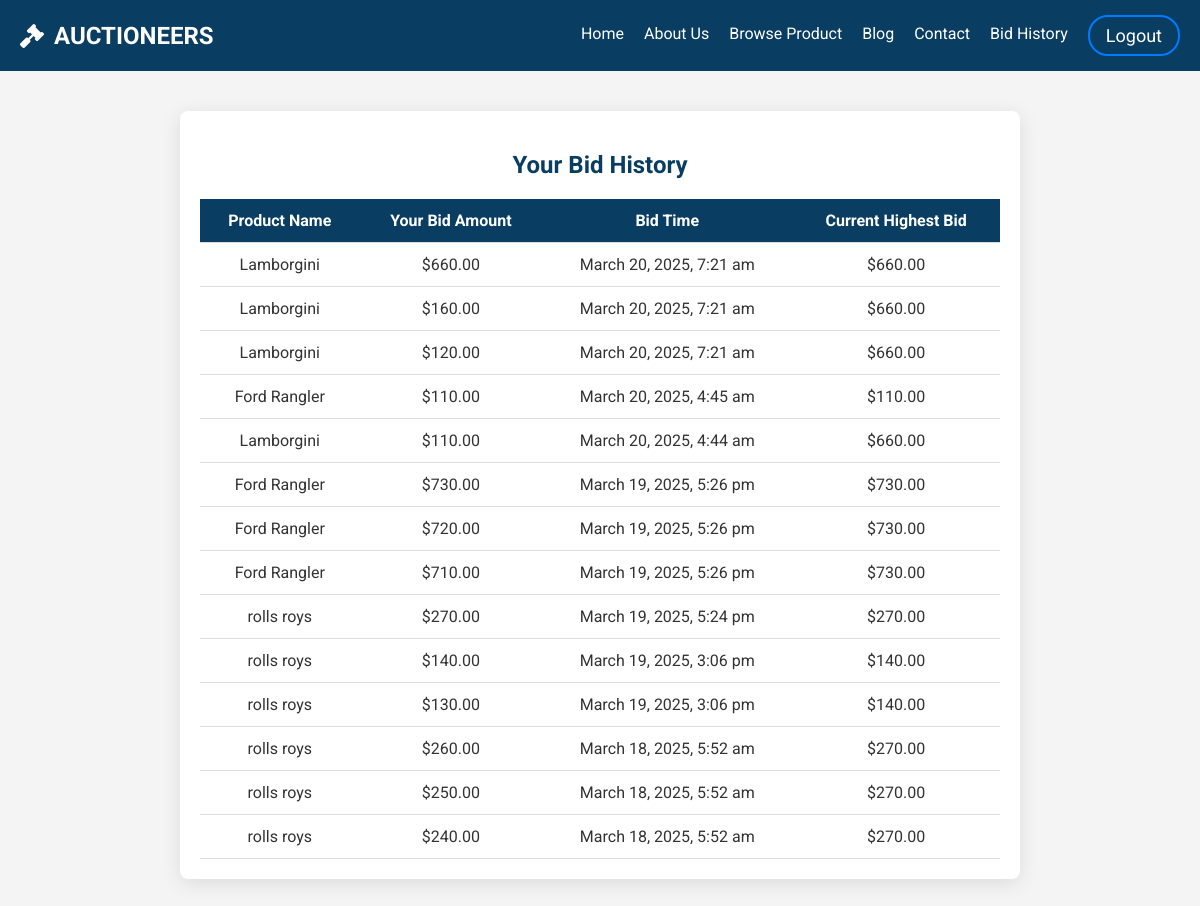
The app's page /bid_history.php (signed in) with its own data.
### tables this page shows
CREATE TABLE `bid` (
  `id` int(11) NOT NULL,
  `product_id` int(11) NOT NULL,
  `user_id` int(11) NOT NULL,
  `bid_amount` decimal(10,2) NOT NULL,
  `bid_time` timestamp NOT NULL DEFAULT current_timestamp()
);

CREATE TABLE `products` (
  `id` int(11) NOT NULL,
  `product_name` varchar(255) NOT NULL,
  `category` varchar(255) NOT NULL,
  `start_time` datetime NOT NULL,
  `end_time` datetime NOT NULL,
  `starting_bid` decimal(10,2) NOT NULL,
  `description` longtext NOT NULL,
  `product_condition` enum('new','used','refurbished') NOT NULL,
  `seller_id` int(11) NOT NULL
);

### bid_history.php (the view, shortened to what this page needs)
<?php
include_once 'connect.php';
include_once 'header.php';
include_once 'preloader.php';
$user_id = $_SESSION['user_id'];
$bid_history_sql = "
    SELECT p.id AS product_id, p.product_name, b.id AS bid_id, b.bid_amount, b.bid_time, u.username,
           (SELECT MAX(bid_amount) FROM bid WHERE product_id = p.id) AS current_highest_bid
    FROM bid b
    JOIN products p ON b.product_id = p.id
    JOIN users u ON b.user_id = u.id
    WHERE b.user_id = $user_id
    ORDER BY b.bid_time DESC
";
$bid_history_result = $conn->query($bid_history_sql);
?>
<!DOCTYPE html>
<html lang="en">
<head>
    <link href="https://cdnjs.cloudflare.com/ajax/libs/font-awesome/5.15.3/css/all.min.css" rel="stylesheet">
</head>
<body>
    <div class="bid-history-container">
        <h2>Your Bid History</h2>
        <table>
            <thead>
                <tr>
                    <th>Product Name</th>
                    <th>Your Bid Amount</th>
                    <th>Bid Time</th>
                    <th>Current Highest Bid</th>
                </tr>
            </thead>
            <tbody>
                <?php if ($bid_history_result->num_rows > 0): ?>
                    <?php while ($row = $bid_history_result->fetch_assoc()): ?>
                        <tr>
                            <td><?php echo htmlspecialchars($row['product_name']); ?></td>
                            <td>$<?php echo number_format($row['bid_amount'], 2); ?></td>
                            <td><?php echo date('F j, Y, g:i a', strtotime($row['bid_time'])); ?></td>
                            <td>$<?php echo number_format($row['current_highest_bid'], 2); ?></td>
                        </tr>
                    <?php endwhile; ?>
                <?php else: ?>
                    <tr>
                        <td colspan="4" class="no-bids">No bids placed yet.</td>
                    </tr>
                <?php endif; ?>
            </tbody>
        </table>
    </div>
</body>
</html>

### css/style.css (style rules this page uses)
body { margin: 0; font-family: 'Roboto', sans-serif; background-color: #FFFFFF; color: #333; }

### bid_history.php (style rules this page uses)
body { font-family: 'Roboto', sans-serif; background-color: #f4f4f4; color: #333; }
.bid-history-container { max-width: 800px; margin: 40px auto; padding: 20px; border-radius: 8px; background-color: #fff; box-shadow: 0 4px 20px rgba(0, 0, 0, 0.1); }
h2 { text-align: center; color: #0A3D62; margin-bottom: 20px; }
table { width: 100%; border-collapse: collapse; margin-top: 20px; }
th, td { padding: 12px; text-align: center; border-bottom: 1px solid #ddd; }
th { background-color: #0A3D62; color: white; }

### records on screen
bid: product.product_name "Lamborgini", bid_amount "660.00", bid_time "March 20, 2025, 7:21 am", current_highest_bid "660.00"
bid: product.product_name "Lamborgini", bid_amount "160.00", bid_time "March 20, 2025, 7:21 am", current_highest_bid "660.00"
bid: product.product_name "Lamborgini", bid_amount "120.00", bid_time "March 20, 2025, 7:21 am", current_highest_bid "660.00"
bid: product.product_name "Ford Rangler", bid_amount "110.00", bid_time "March 20, 2025, 4:45 am", current_highest_bid "110.00"
bid: product.product_name "Lamborgini", bid_amount "110.00", bid_time "March 20, 2025, 4:44 am", current_highest_bid "660.00"
bid: product.product_name "Ford Rangler", bid_amount "730.00", bid_time "March 19, 2025, 5:26 pm", current_highest_bid "730.00"
bid: product.product_name "Ford Rangler", bid_amount "720.00", bid_time "March 19, 2025, 5:26 pm", current_highest_bid "730.00"
bid: product.product_name "Ford Rangler", bid_amount "710.00", bid_time "March 19, 2025, 5:26 pm", current_highest_bid "730.00"
bid: product.product_name "rolls roys", bid_amount "270.00", bid_time "March 19, 2025, 5:24 pm", current_highest_bid "270.00"
bid: product.product_name "rolls roys", bid_amount "140.00", bid_time "March 19, 2025, 3:06 pm", current_highest_bid "140.00"
bid: product.product_name "rolls roys", bid_amount "130.00", bid_time "March 19, 2025, 3:06 pm", current_highest_bid "140.00"
bid: product.product_name "rolls roys", bid_amount "260.00", bid_time "March 18, 2025, 5:52 am", current_highest_bid "270.00"
bid: product.product_name "rolls roys", bid_amount "250.00", bid_time "March 18, 2025, 5:52 am", current_highest_bid "270.00"
bid: product.product_name "rolls roys", bid_amount "240.00", bid_time "March 18, 2025, 5:52 am", current_highest_bid "270.00"
